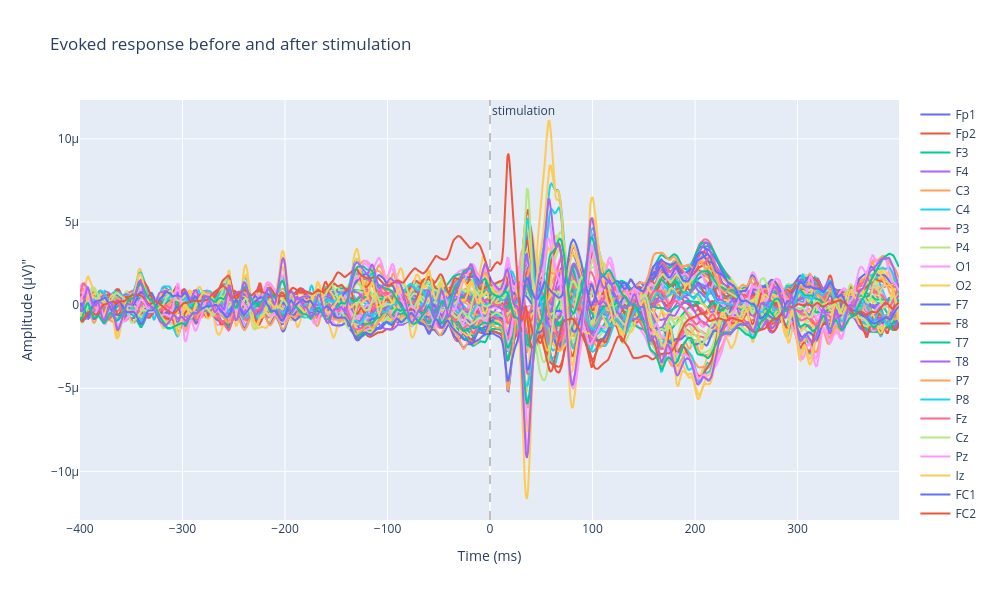

The code cell stored with this chart in its notebook:
### Markdown cell above
## Plot interactive Evoked plot

### Code cell
tesa_plotly_evoked(epochs.average(), epochs.times)

### Figure 1 — Plotly figure (JSON) as saved in the notebook; plotly's stock layout.template omitted (floating-point values rounded to 4 significant figures; data arrays with more than 128 entries replaced by an {"elided": "..."} marker saying what was removed)
{"data": [{"hovertemplate": "Time: %{x:.1f} ms<br>Fp1: %{y:.3f} µV<extra></extra>", "mode": "lines", "name": "Fp1", "type": "scatter", "x": {"elided": "800 float values"}, "y": {"elided": "800 float values"}}, {"hovertemplate": "Time: %{x:.1f} ms<br>Fp2: %{y:.3f} µV<extra></extra>", "mode": "lines", "name": "Fp2", "type": "scatter", "x": {"elided": "800 float values"}, "y": {"elided": "800 float values"}}, {"hovertemplate": "Time: %{x:.1f} ms<br>F3: %{y:.3f} µV<extra></extra>", "mode": "lines", "name": "F3", "type": "scatter", "x": {"elided": "800 float values"}, "y": {"elided": "800 float values"}}, {"hovertemplate": "Time: %{x:.1f} ms<br>F4: %{y:.3f} µV<extra></extra>", "mode": "lines", "name": "F4", "type": "scatter", "x": {"elided": "800 float values"}, "y": {"elided": "800 float values"}}, {"hovertemplate": "Time: %{x:.1f} ms<br>C3: %{y:.3f} µV<extra></extra>", "mode": "lines", "name": "C3", "type": "scatter", "x": {"elided": "800 float values"}, "y": {"elided": "800 float values"}}, {"hovertemplate": "Time: %{x:.1f} ms<br>C4: %{y:.3f} µV<extra></extra>", "mode": "lines", "name": "C4", "type": "scatter", "x": {"elided": "800 float values"}, "y": {"elided": "800 float values"}}, {"hovertemplate": "Time: %{x:.1f} ms<br>P3: %{y:.3f} µV<extra></extra>", "mode": "lines", "name": "P3", "type": "scatter", "x": {"elided": "800 float values"}, "y": {"elided": "800 float values"}}, {"hovertemplate": "Time: %{x:.1f} ms<br>P4: %{y:.3f} µV<extra></extra>", "mode": "lines", "name": "P4", "type": "scatter", "x": {"elided": "800 float values"}, "y": {"elided": "800 float values"}}, {"hovertemplate": "Time: %{x:.1f} ms<br>O1: %{y:.3f} µV<extra></extra>", "mode": "lines", "name": "O1", "type": "scatter", "x": {"elided": "800 float values"}, "y": {"elided": "800 float values"}}, {"hovertemplate": "Time: %{x:.1f} ms<br>O2: %{y:.3f} µV<extra></extra>", "mode": "lines", "name": "O2", "type": "scatter", "x": {"elided": "800 float values"}, "y": {"elided": "800 float values"}}, {"hovertemplate": "Time: %{x:.1f} ms<br>F7: %{y:.3f} µV<extra></extra>", "mode": "lines", "name": "F7", "type": "scatter", "x": {"elided": "800 float values"}, "y": {"elided": "800 float values"}}, {"hovertemplate": "Time: %{x:.1f} ms<br>F8: %{y:.3f} µV<extra></extra>", "mode": "lines", "name": "F8", "type": "scatter", "x": {"elided": "800 float values"}, "y": {"elided": "800 float values"}}, {"hovertemplate": "Time: %{x:.1f} ms<br>T7: %{y:.3f} µV<extra></extra>", "mode": "lines", "name": "T7", "type": "scatter", "x": {"elided": "800 float values"}, "y": {"elided": "800 float values"}}, {"hovertemplate": "Time: %{x:.1f} ms<br>T8: %{y:.3f} µV<extra></extra>", "mode": "lines", "name": "T8", "type": "scatter", "x": {"elided": "800 float values"}, "y": {"elided": "800 float values"}}, {"hovertemplate": "Time: %{x:.1f} ms<br>P7: %{y:.3f} µV<extra></extra>", "mode": "lines", "name": "P7", "type": "scatter", "x": {"elided": "800 float values"}, "y": {"elided": "800 float values"}}, {"hovertemplate": "Time: %{x:.1f} ms<br>P8: %{y:.3f} µV<extra></extra>", "mode": "lines", "name": "P8", "type": "scatter", "x": {"elided": "800 float values"}, "y": {"elided": "800 float values"}}, {"hovertemplate": "Time: %{x:.1f} ms<br>Fz: %{y:.3f} µV<extra></extra>", "mode": "lines", "name": "Fz", "type": "scatter", "x": {"elided": "800 float values"}, "y": {"elided": "800 float values"}}, {"hovertemplate": "Time: %{x:.1f} ms<br>Cz: %{y:.3f} µV<extra></extra>", "mode": "lines", "name": "Cz", "type": "scatter", "x": {"elided": "800 float values"}, "y": {"elided": "800 float values"}}, {"hovertemplate": "Time: %{x:.1f} ms<br>Pz: %{y:.3f} µV<extra></extra>", "mode": "lines", "name": "Pz", "type": "scatter", "x": {"elided": "800 float values"}, "y": {"elided": "800 float values"}}, {"hovertemplate": "Time: %{x:.1f} ms<br>Iz: %{y:.3f} µV<extra></extra>", "mode": "lines", "name": "Iz", "type": "scatter", "x": {"elided": "800 float values"}, "y": {"elided": "800 float values"}}, {"hovertemplate": "Time: %{x:.1f} ms<br>FC1: %{y:.3f} µV<extra></extra>", "mode": "lines", "name": "FC1", "type": "scatter", "x": {"elided": "800 float values"}, "y": {"elided": "800 float values"}}, {"hovertemplate": "Time: %{x:.1f} ms<br>FC2: %{y:.3f} µV<extra></extra>", "mode": "lines", "name": "FC2", "type": "scatter", "x": {"elided": "800 float values"}, "y": {"elided": "800 float values"}}, {"hovertemplate": "Time: %{x:.1f} ms<br>CP1: %{y:.3f} µV<extra></extra>", "mode": "lines", "name": "CP1", "type": "scatter", "x": {"elided": "800 float values"}, "y": {"elided": "800 float values"}}, {"hovertemplate": "Time: %{x:.1f} ms<br>CP2: %{y:.3f} µV<extra></extra>", "mode": "lines", "name": "CP2", "type": "scatter", "x": {"elided": "800 float values"}, "y": {"elided": "800 float values"}}, {"hovertemplate": "Time: %{x:.1f} ms<br>FC5: %{y:.3f} µV<extra></extra>", "mode": "lines", "name": "FC5", "type": "scatter", "x": {"elided": "800 float values"}, "y": {"elided": "800 float values"}}, {"hovertemplate": "Time: %{x:.1f} ms<br>FC6: %{y:.3f} µV<extra></extra>", "mode": "lines", "name": "FC6", "type": "scatter", "x": {"elided": "800 float values"}, "y": {"elided": "800 float values"}}, {"hovertemplate": "Time: %{x:.1f} ms<br>CP5: %{y:.3f} µV<extra></extra>", "mode": "lines", "name": "CP5", "type": "scatter", "x": {"elided": "800 float values"}, "y": {"elided": "800 float values"}}, {"hovertemplate": "Time: %{x:.1f} ms<br>CP6: %{y:.3f} µV<extra></extra>", "mode": "lines", "name": "CP6", "type": "scatter", "x": {"elided": "800 float values"}, "y": {"elided": "800 float values"}}, {"hovertemplate": "Time: %{x:.1f} ms<br>TP9: %{y:.3f} µV<extra></extra>", "mode": "lines", "name": "TP9", "type": "scatter", "x": {"elided": "800 float values"}, "y": {"elided": "800 float values"}}, {"hovertemplate": "Time: %{x:.1f} ms<br>TP10: %{y:.3f} µV<extra></extra>", "mode": "lines", "name": "TP10", "type": "scatter", "x": {"elided": "800 float values"}, "y": {"elided": "800 float values"}}, {"hovertemplate": "Time: %{x:.1f} ms<br>FT9: %{y:.3f} µV<extra></extra>", "mode": "lines", "name": "FT9", "type": "scatter", "x": {"elided": "800 float values"}, "y": {"elided": "800 float values"}}, {"hovertemplate": "Time: %{x:.1f} ms<br>FT10: %{y:.3f} µV<extra></extra>", "mode": "lines", "name": "FT10", "type": "scatter", "x": {"elided": "800 float values"}, "y": {"elided": "800 float values"}}, {"hovertemplate": "Time: %{x:.1f} ms<br>F1: %{y:.3f} µV<extra></extra>", "mode": "lines", "name": "F1", "type": "scatter", "x": {"elided": "800 float values"}, "y": {"elided": "800 float values"}}, {"hovertemplate": "Time: %{x:.1f} ms<br>F2: %{y:.3f} µV<extra></extra>", "mode": "lines", "name": "F2", "type": "scatter", "x": {"elided": "800 float values"}, "y": {"elided": "800 float values"}}, {"hovertemplate": "Time: %{x:.1f} ms<br>C1: %{y:.3f} µV<extra></extra>", "mode": "lines", "name": "C1", "type": "scatter", "x": {"elided": "800 float values"}, "y": {"elided": "800 float values"}}, {"hovertemplate": "Time: %{x:.1f} ms<br>C2: %{y:.3f} µV<extra></extra>", "mode": "lines", "name": "C2", "type": "scatter", "x": {"elided": "800 float values"}, "y": {"elided": "800 float values"}}, {"hovertemplate": "Time: %{x:.1f} ms<br>P1: %{y:.3f} µV<extra></extra>", "mode": "lines", "name": "P1", "type": "scatter", "x": {"elided": "800 float values"}, "y": {"elided": "800 float values"}}, {"hovertemplate": "Time: %{x:.1f} ms<br>P2: %{y:.3f} µV<extra></extra>", "mode": "lines", "name": "P2", "type": "scatter", "x": {"elided": "800 float values"}, "y": {"elided": "800 float values"}}, {"hovertemplate": "Time: %{x:.1f} ms<br>AF3: %{y:.3f} µV<extra></extra>", "mode": "lines", "name": "AF3", "type": "scatter", "x": {"elided": "800 float values"}, "y": {"elided": "800 float values"}}, {"hovertemplate": "Time: %{x:.1f} ms<br>AF4: %{y:.3f} µV<extra></extra>", "mode": "lines", "name": "AF4", "type": "scatter", "x": {"elided": "800 float values"}, "y": {"elided": "800 float values"}}, {"hovertemplate": "Time: %{x:.1f} ms<br>FC3: %{y:.3f} µV<extra></extra>", "mode": "lines", "name": "FC3", "type": "scatter", "x": {"elided": "800 float values"}, "y": {"elided": "800 float values"}}, {"hovertemplate": "Time: %{x:.1f} ms<br>FC4: %{y:.3f} µV<extra></extra>", "mode": "lines", "name": "FC4", "type": "scatter", "x": {"elided": "800 float values"}, "y": {"elided": "800 float values"}}, {"hovertemplate": "Time: %{x:.1f} ms<br>CP3: %{y:.3f} µV<extra></extra>", "mode": "lines", "name": "CP3", "type": "scatter", "x": {"elided": "800 float values"}, "y": {"elided": "800 float values"}}, {"hovertemplate": "Time: %{x:.1f} ms<br>CP4: %{y:.3f} µV<extra></extra>", "mode": "lines", "name": "CP4", "type": "scatter", "x": {"elided": "800 float values"}, "y": {"elided": "800 float values"}}, {"hovertemplate": "Time: %{x:.1f} ms<br>PO3: %{y:.3f} µV<extra></extra>", "mode": "lines", "name": "PO3", "type": "scatter", "x": {"elided": "800 float values"}, "y": {"elided": "800 float values"}}, {"hovertemplate": "Time: %{x:.1f} ms<br>PO4: %{y:.3f} µV<extra></extra>", "mode": "lines", "name": "PO4", "type": "scatter", "x": {"elided": "800 float values"}, "y": {"elided": "800 float values"}}, {"hovertemplate": "Time: %{x:.1f} ms<br>F5: %{y:.3f} µV<extra></extra>", "mode": "lines", "name": "F5", "type": "scatter", "x": {"elided": "800 float values"}, "y": {"elided": "800 float values"}}, {"hovertemplate": "Time: %{x:.1f} ms<br>F6: %{y:.3f} µV<extra></extra>", "mode": "lines", "name": "F6", "type": "scatter", "x": {"elided": "800 float values"}, "y": {"elided": "800 float values"}}, {"hovertemplate": "Time: %{x:.1f} ms<br>C5: %{y:.3f} µV<extra></extra>", "mode": "lines", "name": "C5", "type": "scatter", "x": {"elided": "800 float values"}, "y": {"elided": "800 float values"}}, {"hovertemplate": "Time: %{x:.1f} ms<br>C6: %{y:.3f} µV<extra></extra>", "mode": "lines", "name": "C6", "type": "scatter", "x": {"elided": "800 float values"}, "y": {"elided": "800 float values"}}, {"hovertemplate": "Time: %{x:.1f} ms<br>P5: %{y:.3f} µV<extra></extra>", "mode": "lines", "name": "P5", "type": "scatter", "x": {"elided": "800 float values"}, "y": {"elided": "800 float values"}}, {"hovertemplate": "Time: %{x:.1f} ms<br>P6: %{y:.3f} µV<extra></extra>", "mode": "lines", "name": "P6", "type": "scatter", "x": {"elided": "800 float values"}, "y": {"elided": "800 float values"}}, {"hovertemplate": "Time: %{x:.1f} ms<br>AF7: %{y:.3f} µV<extra></extra>", "mode": "lines", "name": "AF7", "type": "scatter", "x": {"elided": "800 float values"}, "y": {"elided": "800 float values"}}, {"hovertemplate": "Time: %{x:.1f} ms<br>AF8: %{y:.3f} µV<extra></extra>", "mode": "lines", "name": "AF8", "type": "scatter", "x": {"elided": "800 float values"}, "y": {"elided": "800 float values"}}, {"hovertemplate": "Time: %{x:.1f} ms<br>FT7: %{y:.3f} µV<extra></extra>", "mode": "lines", "name": "FT7", "type": "scatter", "x": {"elided": "800 float values"}, "y": {"elided": "800 float values"}}, {"hovertemplate": "Time: %{x:.1f} ms<br>FT8: %{y:.3f} µV<extra></extra>", "mode": "lines", "name": "FT8", "type": "scatter", "x": {"elided": "800 float values"}, "y": {"elided": "800 float values"}}, {"hovertemplate": "Time: %{x:.1f} ms<br>TP7: %{y:.3f} µV<extra></extra>", "mode": "lines", "name": "TP7", "type": "scatter", "x": {"elided": "800 float values"}, "y": {"elided": "800 float values"}}, {"hovertemplate": "Time: %{x:.1f} ms<br>TP8: %{y:.3f} µV<extra></extra>", "mode": "lines", "name": "TP8", "type": "scatter", "x": {"elided": "800 float values"}, "y": {"elided": "800 float values"}}, {"hovertemplate": "Time: %{x:.1f} ms<br>PO7: %{y:.3f} µV<extra></extra>", "mode": "lines", "name": "PO7", "type": "scatter", "x": {"elided": "800 float values"}, "y": {"elided": "800 float values"}}, {"hovertemplate": "Time: %{x:.1f} ms<br>PO8: %{y:.3f} µV<extra></extra>", "mode": "lines", "name": "PO8", "type": "scatter", "x": {"elided": "800 float values"}, "y": {"elided": "800 float values"}}, {"hovertemplate": "Time: %{x:.1f} ms<br>Fpz: %{y:.3f} µV<extra></extra>", "mode": "lines", "name": "Fpz", "type": "scatter", "x": {"elided": "800 float values"}, "y": {"elided": "800 float values"}}, {"hovertemplate": "Time: %{x:.1f} ms<br>CPz: %{y:.3f} µV<extra></extra>", "mode": "lines", "name": "CPz", "type": "scatter", "x": {"elided": "800 float values"}, "y": {"elided": "800 float values"}}, {"hovertemplate": "Time: %{x:.1f} ms<br>POz: %{y:.3f} µV<extra></extra>", "mode": "lines", "name": "POz", "type": "scatter", "x": {"elided": "800 float values"}, "y": {"elided": "800 float values"}}, {"hovertemplate": "Time: %{x:.1f} ms<br>Oz: %{y:.3f} µV<extra></extra>", "mode": "lines", "name": "Oz", "type": "scatter", "x": {"elided": "800 float values"}, "y": {"elided": "800 float values"}}], "layout": {"annotations": [{"showarrow": false, "text": "stimulation", "x": 0, "xanchor": "left", "xref": "x", "y": 1, "yanchor": "top", "yref": "y domain"}], "height": 600, "shapes": [{"line": {"color": "black", "dash": "dash", "width": 0.5}, "type": "line", "x0": 0, "x1": 0, "xref": "x", "y0": 0, "y1": 1, "yref": "y domain"}], "title": {"text": "Evoked response before and after stimulation"}, "width": 1000, "xaxis": {"title": {"text": "Time (ms)"}}, "yaxis": {"title": {"text": "Amplitude (µV)\""}}}}
